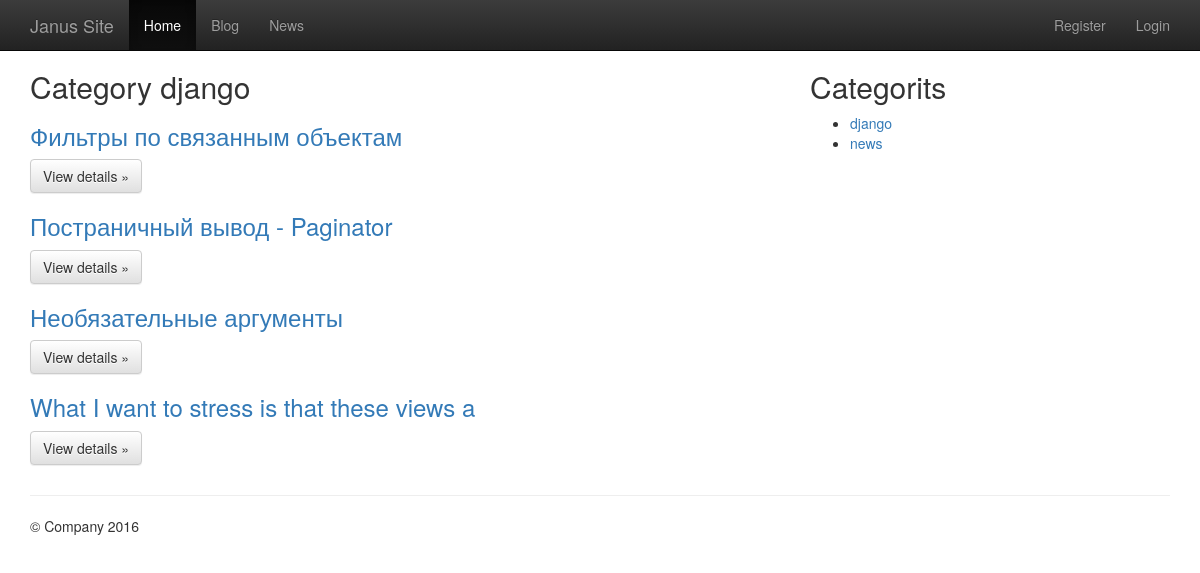
/blog/category/django/, run on the app's committed database.
### blog/models.py (models this page shows, shortened)
@python_2_unicode_compatible
class Article(models.Model):
    ARTICLE_STATUS = (
        ('D', 'Not Reviewed'),
        ('P', 'Published'),
        ('E', 'Expired'),
    )
    title = models.CharField(max_length=100, unique=True)
    slug = models.SlugField(max_length=100, unique=True, verbose_name='slug')
    status = models.IntegerField(default=0)
    content = models.TextField()
    status = models.CharField(max_length=1, choices=ARTICLE_STATUS, default='D')
    category = models.ForeignKey(Category, verbose_name="the related category")
    tags = models.ManyToManyField(Tag, verbose_name="the related tags", related_name="keyword_set", blank=True)
    views = models.IntegerField(default=0)
    publish_date = models.DateTimeField(auto_now=True, editable=False, help_text="Please use the following format: <em>YYYY-MM-DD</em>.")
    created_date = models.DateTimeField(auto_now_add=True, editable=False)
    def was_published_recently(self):
        return self.publish_date >= timezone.now() - datetime.timedelta(days=1)
    was_published_recently.admin_order_field = 'publish_date'
    was_published_recently.boolean = True
    was_published_recently.short_description = 'Published recently?'

class Category(models.Model):
    name = models.CharField(max_length=100)
    slug = models.SlugField(max_length=100, unique=True, verbose_name='slug')
    description = models.TextField(max_length=4096)
    def __str__(self):
        return '%s' % (self.name)

### blog/views.py (the view)
# urls.py: url(r'^category/(?P<categoryslug>.*)/$', views.category, name='category' ),
def category(request, categoryslug):
    name = Category.objects.get(slug=categoryslug)
    posts = Article.objects.filter(category=name)
    category_list = Category.objects.order_by('name')
    context = {'categories_list':category_list, 'blog_list': posts}
    return render(request, 'blog/singlecategory.html', context)

### templates/blog/singlecategory.html (shortened to what this page needs)
{% extends "base.html" %}
{% block content %}
      <div class="row">
        <div class="col-md-8">
             {% if blog_list %}
                <div id="categorieslist">
                    <h2>Category {{ blog_list.0.category }}</h2>
                    {% for item in blog_list %}
                      <h3><a href ="{% url 'blog:detail' item.slug %}">{{ item.title }}</a></h3>
                        <p><a class="btn btn-default" href="{% url 'blog:detail' item.slug %}" role="button">View details &raquo;</a></p>
                    {% endfor %}
                  {% else %}
                    <li>Sorry, no items in this list.</li>
                  {% endif %}
              </div>
        </div>
        <div class="col-md-4">
          <h2>Categorits</h2>
          {% if categories_list %}
            <ul>
                {% for category in categories_list %}
                <li><a href ="{% url 'blog:category' category.slug %}">{{ category.name }}</a></li>
                {% endfor %}
            </ul>
            {% else %}
            <strong>There are no categories present.</strong>
          {% endif %}
       </div>
  </div>
{% endblock content %}

### templates/includes/header.html (style rules this page uses)
body { padding-top: 50px; padding-bottom: 20px; }

### data on the page
Article: category.name "django", title "Фильтры по связанным объектам"
Article: title "Постраничный вывод - Paginator"
Article: title "Необязательные аргументы"
Article: title "What I want to stress is that these views a"
Category: name "django"
Category: name "news"
